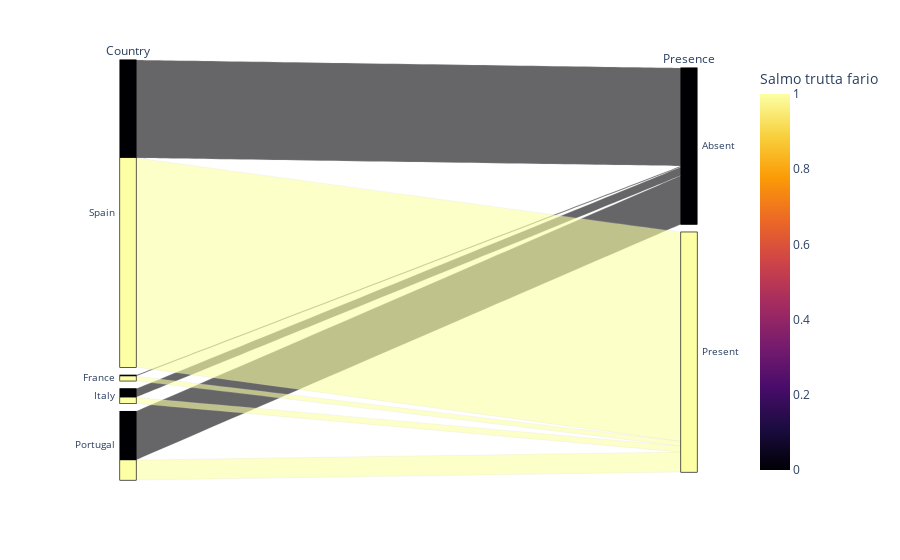

The cell this chart's notebook holds for it:
### Code cell
from scipy.stats import chi2_contingency

chi2, p, dof, expected = chi2_contingency(contingency)

print(f"Chi2 statistic: {chi2:.2f}")
print(f"p-value: {p:.4f}")

if p < 0.05:
    print("Reject the null hypothesis: Presence/absence is dependent on country.")
else:
    print("Fail to reject the null hypothesis: No evidence of dependence.")

import plotly.express as px

df['Presence'] = df['Salmo trutta fario'].map({0: 'Absent', 1: 'Present'})

fig = px.parallel_categories(df, dimensions=['Country', 'Presence'],
                             color_continuous_scale=px.colors.sequential.Inferno,
                             color=df['Salmo trutta fario'])
fig.show()

### Figure 1 — Plotly figure (JSON) as saved in the notebook; plotly's stock layout.template omitted (floating-point values rounded to 4 significant figures; data arrays with more than 128 entries replaced by an {"elided": "..."} marker saying what was removed)
{"data": [{"dimensions": [{"label": "Country", "values": {"elided": "5011 str values"}}, {"label": "Presence", "values": {"elided": "5011 str values"}}], "domain": {"x": [0, 1], "y": [0, 1]}, "line": {"color": {"elided": "5011 int values"}, "coloraxis": "coloraxis"}, "name": "", "type": "parcats"}], "layout": {"autosize": true, "coloraxis": {"colorbar": {"title": {"text": "Salmo trutta fario"}}, "colorscale": [[0, "#000004"], [0.1111, "#1b0c41"], [0.2222, "#4a0c6b"], [0.3333, "#781c6d"], [0.4444, "#a52c60"], [0.5556, "#cf4446"], [0.6667, "#ed6925"], [0.7778, "#fb9b06"], [0.8889, "#f7d13d"], [1, "#fcffa4"]]}, "legend": {"tracegroupgap": 0}, "margin": {"t": 60}}}
